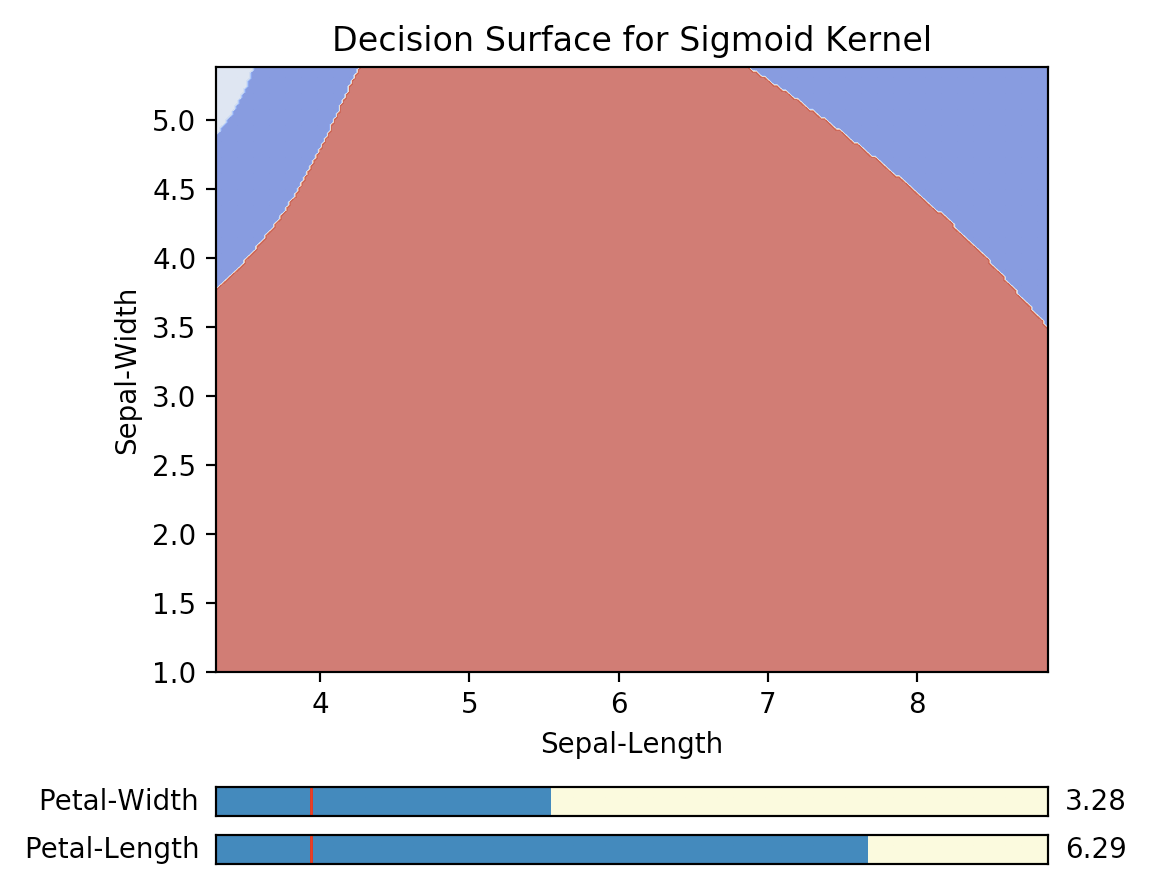

The script that drew this image:
import numpy as np
import matplotlib.pyplot as plt
from matplotlib.widgets import Slider
import pandas as pd

from Lab7 import import_iris, sigmoid_kernel, class_to_int


X, y, X_train, X_test, y_train, y_test = import_iris()
X = X.drop('petal-length', axis=1).drop('petal-width', axis=1).values
y = list(map(class_to_int, y))
y_train = list(map(class_to_int, y_train))
y_test = list(map(class_to_int, y_test))

clf = sigmoid_kernel(X_train, X_test, y_train, y_test)

def plot(clf, title, X, y):

    def make_meshgrid(x, y, h=.02):
        x_min, x_max = x.min() - 1, x.max() + 1
        y_min, y_max = y.min() - 1, y.max() + 1
        xx, yy = np.meshgrid(np.arange(x_min, x_max, h), np.arange(y_min, y_max, h))
        return xx, yy

    def plot_contours(ax, clf, xx, yy,petal_length, petal_width, **params):
        Z = clf.predict(np.c_[xx.ravel(), yy.ravel(), [petal_length]*len(xx.ravel()), [petal_width]*len(yy.ravel())])
        Z = Z.reshape(xx.shape)
        out = ax.contourf(xx, yy, Z, **params)
        return out


    fig, ax = plt.subplots()
    plt.subplots_adjust(left=0.25, bottom=0.25)
    X0, X1 = X[:, 0], X[:, 1]
    xx, yy = make_meshgrid(X0, X1)
    plot_contours(ax, clf, xx, yy, 1, 1, cmap=plt.cm.coolwarm, alpha=0.8)
    ax.set_ylabel('Sepal-Width')
    ax.set_xlabel('Sepal-Length')
    ax.set_title(title)
    ax.legend()

    def update(val):
        ax.clear()
        plot_contours(ax, clf, xx, yy, petal_length.val, petal_width.val, cmap=plt.cm.coolwarm, alpha=0.8)
        ax.set_ylabel('Sepal-Width')
        ax.set_xlabel('Sepal-Length')
        ax.set_title(title)

    axcolor = 'lightgoldenrodyellow'
    ax_petal_length = plt.axes([0.25, 0.05, 0.65, 0.03], facecolor=axcolor)
    ax_petal_width = plt.axes([0.25, 0.1, 0.65, 0.03], facecolor=axcolor)
    petal_length = Slider(ax_petal_length, 'Petal-Length', 0.1, 8.0, valinit=1)
    petal_width = Slider(ax_petal_width, 'Petal-Width', 0.1, 8.0, valinit=1)
    petal_length.on_changed(update)
    petal_width.on_changed(update)
    plt.show()


plot(clf, "Decision Surface for Sigmoid Kernel", X, y)
